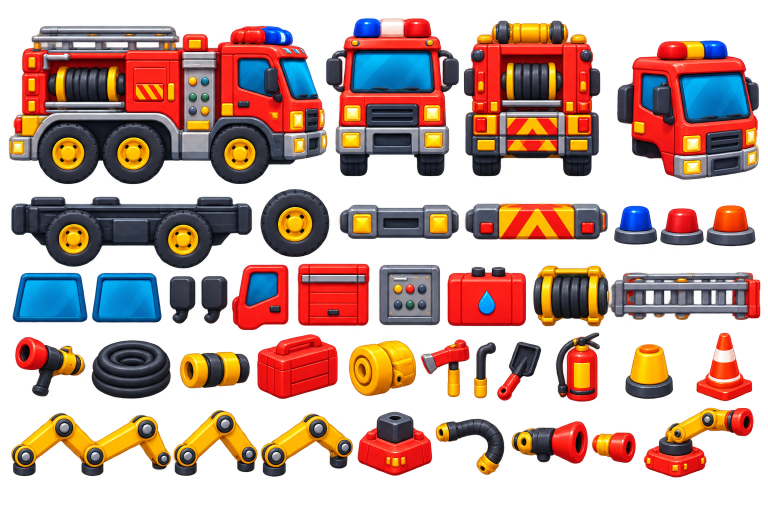
#> input picture referensiasset/1.png, 1536 x 1024 px (shown at 1/2 size)
$ python prepare_assets.py
#> lines starting #> are read from the running program, lines starting #| are printed output that depends on the picture
"""Reproducible, non-destructive slicing of inspected source sheets. Requires Pillow.
No chroma key, background removal, enlargement, or generated replacement artwork.
Rectangles are [x, y, width, height], measured against the original PNGs.
"""
from pathlib import Path
from PIL import Image, ImageDraw
import hashlib
import json

ROOT = Path(__file__).resolve().parents[1]
SOURCE = ROOT / 'referensiasset'
OUTPUT = ROOT / 'public/assets'
DOCS = ROOT / 'docs'

DESCRIPTIONS = {
    1: 'Truk merah hadap kanan, tampak depan/belakang, roda dan komponen kendaraan.',
    2: 'Referensi rig meriam, segmen/pivot terpisah, dudukan, nozzle, selang dan semprotan.',
    3: 'Terrain rumput/tanah, platform, jembatan kecil, air dan waterfall.',
    4: 'Tebing tinggi, batu, akar dan gua.',
    5: 'Pohon hutan berbagai bentuk, pohon kecil, akar dan batang.',
    6: 'Semak, rumput, pakis, daun dan tanaman; alpha minimum 4, bukan latar sepenuhnya transparan.',
    7: 'Batu, kayu, peti, tong dan props interaktif.',
    8: 'Tuas, katrol, engsel, platform dan mekanisme puzzle.',
    9: 'Saluran air, pipa, wadah, tangki, kanal dan kincir.',
    10: 'Semprotan, tetesan, splash, riak, air dan waterfall.',
    11: 'Api berbagai ukuran, kayu terbakar, asap, bara dan uap.',
    12: 'Satwa Indonesia dengan beberapa pose; tidak dipakai sebagai objektif.',
    13: 'Layer lanskap Jawa: awan/gunung, bukit, sungai/hutan, desa/candi, terrain/jembatan, foreground.',
    14: 'HUD, tombol, indikator air, progres, ikon dan target.',
    15: 'Logo BaraRimba, tombol/menu, panel dan pengaturan.',
    16: 'Petunjuk drag, arah, target dan contoh instruksi gameplay.',
    17: 'Peta Indonesia dan contoh level select.',
    18: 'Komponen misi, progress, objektif dan panel level.',
    19: 'Pause, pengaturan, konfirmasi, tombol dan slider.',
    20: 'Panel hasil/reward, menang/kalah, bintang, retry dan menu.'
}

# Explicit crops, not an inferred regular animation grid. Origins are normalized.
FRAMES = [
    dict(key='truck', source='1.png', rect=[17, 51, 638, 318], folder='vehicle', origin=[.5, 1]),
    dict(key='cannon-base', source='2.png', rect=[27, 379, 190, 117], folder='cannon', origin=[.5, .65]),
    dict(key='cannon-arm', source='2.png', rect=[17, 504, 328, 91], folder='cannon', origin=[33/328, 47/91], pivots=[[33,47],[270,50]]),
    dict(key='nozzle', source='2.png', rect=[675, 761, 158, 102], folder='cannon', origin=[12/158, 43/102], pivots=[[12,43],[143,51]]),
    dict(key='mountains', source='13.png', rect=[0, 108, 1671, 153], folder='backgrounds/jawa', origin=[.5,1], polygon=[[0,105],[39,48],[71,32],[103,72],[173,111],[234,75],[274,107],[328,108],[376,73],[415,70],[462,104],[510,93],[549,65],[570,92],[617,64],[666,7],[722,3],[775,60],[836,91],[888,42],[929,92],[1010,107],[1088,72],[1136,84],[1190,111],[1235,127],[1292,99],[1332,128],[1376,113],[1434,91],[1496,109],[1574,36],[1603,51],[1643,81],[1671,90],[1671,153],[0,153]]),
    dict(key='hills', source='13.png', rect=[0, 254, 1671, 190], folder='backgrounds/jawa', origin=[.5,1], polygon=[[0,143],[30,105],[80,75],[115,51],[149,18],[197,34],[258,9],[299,32],[338,79],[369,93],[419,97],[463,127],[530,109],[579,63],[625,68],[661,98],[692,53],[704,38],[736,20],[789,6],[816,36],[865,39],[893,48],[939,106],[1013,120],[1074,110],[1108,81],[1154,85],[1190,49],[1240,65],[1279,20],[1336,0],[1368,14],[1401,55],[1445,51],[1502,78],[1553,90],[1587,121],[1671,159],[1560,166],[1400,181],[1200,187],[1000,190],[800,190],[650,179],[550,173],[300,169],[100,162],[0,155]]),
    dict(key='cloud', source='13.png', rect=[199, 0, 312, 118], folder='backgrounds/jawa', origin=[.5,.5]),
    dict(key='tree-large', source='5.png', rect=[610, 8, 339, 390], folder='backgrounds/jawa', origin=[.5,1], polygon=[[0,0],[339,0],[339,115],[329,115],[329,135],[339,135],[339,390],[0,390],[0,210],[15,210],[15,165],[0,165]]),
    dict(key='tree-slender', source='5.png', rect=[994, 640, 176, 201], folder='backgrounds/jawa', origin=[.5,1]),
    dict(key='tree-small', source='5.png', rect=[452, 401, 213, 235], folder='backgrounds/jawa', origin=[.5,1]),
    dict(key='bridge', source='13.png', rect=[929, 696, 417, 118], folder='terrain', origin=[0,0], polygon=[[0,16],[30,13],[52,6],[71,7],[91,15],[115,16],[131,8],[154,10],[162,15],[221,16],[246,10],[270,16],[330,15],[351,10],[374,15],[417,5],[417,118],[270,118],[270,112],[115,112],[115,118],[0,118]]),
    dict(key='foreground', source='13.png', rect=[0, 787, 1671, 154], folder='backgrounds/jawa', origin=[.5,1], polygon=[[0,63],[20,38],[29,0],[54,10],[67,30],[77,60],[110,37],[159,19],[189,26],[193,47],[215,52],[269,57],[300,69],[355,57],[380,72],[416,52],[441,25],[465,20],[492,36],[502,59],[554,47],[577,69],[608,72],[636,51],[665,68],[702,66],[733,77],[785,63],[815,88],[864,72],[897,37],[926,24],[954,43],[978,79],[1000,54],[1033,73],[1079,54],[1098,32],[1127,22],[1134,73],[1153,73],[1202,68],[1224,80],[1274,59],[1313,45],[1324,62],[1353,50],[1376,79],[1419,60],[1443,79],[1480,52],[1520,74],[1551,48],[1578,20],[1620,11],[1626,64],[1655,60],[1671,74],[1671,154],[0,154]]),
]

def main(only=None):
    DOCS.mkdir(exist_ok=True)
    files=[]
    for path in sorted(SOURCE.glob('*.png'), key=lambda p: (p.stem == 'Game Board', int(p.stem) if p.stem.isnumeric() else 99)):
        im=Image.open(path)
#> im is the input picture: PIL image 1536x1024 RGBA; mean R, G, B, A 129.4, 74.2, 57.1, 126.8
        alpha=None
        if 'A' in im.getbands():
            h=im.getchannel('A').histogram()
#> h = 256 values, max 643153 at index 0, min 0 at index 255, mean 6144
            alpha=dict(extrema=im.getchannel('A').getextrema(), transparentPixels=h[0], semitransparentPixels=sum(h[1:255]), opaquePixels=h[255])
#> alpha = {'extrema': (0, 254), 'transparentPixels': 643153, 'semitransparentPixels': 929711, 'opaquePixels': 0}
        n=int(path.stem) if path.stem.isnumeric() else None
        files.append(dict(path=path.relative_to(ROOT).as_posix(), width=im.width, height=im.height, format=im.format, mode=im.mode, bytes=path.stat().st_size, sha256=hashlib.sha256(path.read_bytes()).hexdigest(), alpha=alpha, visual=DESCRIPTIONS[n] if n else 'Gameboard: menu, peta, level select, empat panel gameplay dan referensi sprite.', type='reference-sheet; not a regular animation atlas', inspection='full image and composite' if n in [1,2,3,4,5,11,13,15,None] else 'contact sheet; not production-sliced'))
    exported=0
#> exported = 0
    for item in FRAMES:
        dest=OUTPUT/item['folder']/(item['key']+'.webp')
        if not only or item['key'] in only or not dest.exists():
            x,y,w,h=item['rect']; im=Image.open(SOURCE/item['source']).convert('RGBA').crop((x,y,x+w,y+h))
#> after `im = Image.open(SOURCE / item['source']).convert('RGBA').crop((x, y, x`:
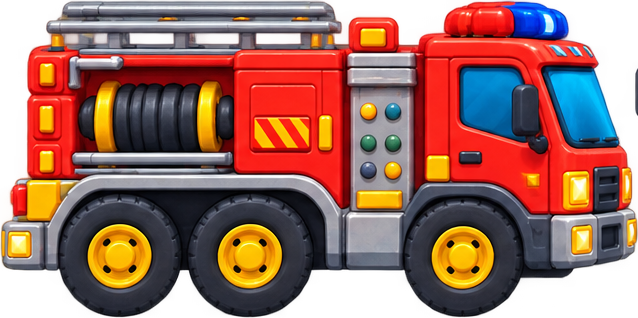
#> im: PIL image 638x318 RGBA; mean R, G, B, A 130.8, 79.8, 70.8, 205.6; transparent parts drawn white
            if 'polygon' in item:
                # Geometric silhouette separation only; preserves all alpha inside the region.
                mask=Image.new('L',im.size,0); ImageDraw.Draw(mask).polygon(item['polygon'],fill=255)
                from PIL import ImageChops
                im.putalpha(ImageChops.multiply(im.getchannel('A'),mask))
            dest.parent.mkdir(parents=True,exist_ok=True)
            temp=dest.with_suffix('.tmp')
            im.save(temp, 'WEBP', quality=82, method=6)
            temp.replace(dest)
            exported+=1
#> exported = 1
        item['output']=dest.relative_to(ROOT/'public').as_posix()
#> (the run stopped early here; a loop or call above may not have finished)
